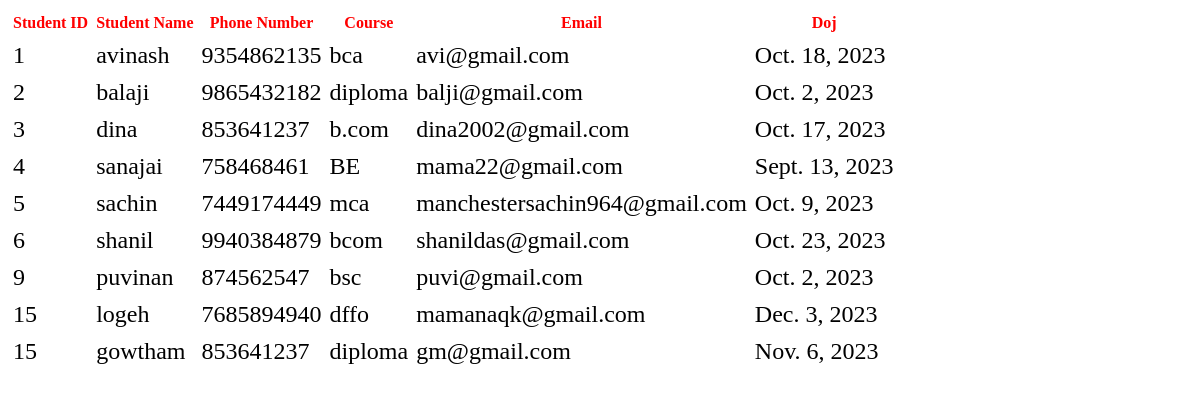
Page /model/get/ on the committed database.
### modelapp/models.py (models this page shows, shortened)
class studenttable(models.Model):
    studentid=models.IntegerField()
    studentname=models.CharField(max_length=15)
    phonenumber=models.IntegerField()
    coursename=models.CharField(max_length=10)
    emailid=models.EmailField()
    doj=models.DateField()

### modelapp/views.py (the view)
# urls.py: path('get/',views.getstudent),
def getstudent(request):
    student=studenttable.objects.all()
    return render(request,"modelapp//studentdetails.html",context={"student":student})

### Templates/modelapp/studentdetails.html (shortened to what this page needs)
<!DOCTYPE html>
<html lang="en">
<head>
      {% load static %}
    <link rel ="stylesheet" href="{% static  'css\\modela.css'%}">
</head>
    <body>
    <table class="redtable">
        <tr>
        <th>Student ID</th>
        <th>Student Name</th>
        <th>Phone Number</th>
        <th>Course</th>
        <th>Email</th>
        <th>Doj</th>
        </tr>
        <tr>
            {% for s in student %}
            <td>{{s.studentid}}</td>
            <td>{{s.studentname}}</td>
            <td>{{s.phonenumber}}</td>
            <td>{{s.coursename}}</td>
            <td>{{s.emailid}}</td>
            <td>{{s.doj}}</td>
        </tr>
        {% endfor %}
    </table>
</html>

### static/css/modela.css (style rules this page uses)
table.redtable td,table.redtable th { border:1px solid #FFFFFF; padding:3px 2px; }
table.redtable tbody td { font-size:24px; }
th { color: red; }
td,th { border:1px solid #ccc }

### rows in the picture
studenttable: studentid "1", studentname "avinash", phonenumber "9354862135", coursename "bca", emailid "avi@gmail.com", doj "Oct. 18, 2023"
studenttable: studentid "2", studentname "balaji", phonenumber "9865432182", coursename "diploma", emailid "balji@gmail.com", doj "Oct. 2, 2023"
studenttable: studentid "3", studentname "dina", phonenumber "853641237", coursename "b.com", emailid "dina2002@gmail.com", doj "Oct. 17, 2023"
studenttable: studentid "4", studentname "sanajai", phonenumber "758468461", coursename "BE", emailid "mama22@gmail.com", doj "Sept. 13, 2023"
studenttable: studentid "5", studentname "sachin", phonenumber "7449174449", coursename "mca", emailid "manchestersachin964@gmail.com", doj "Oct. 9, 2023"
studenttable: studentid "6", studentname "shanil", phonenumber "9940384879", coursename "bcom", emailid "shanildas@gmail.com", doj "Oct. 23, 2023"
studenttable: studentid "9", studentname "puvinan", phonenumber "874562547", coursename "bsc", emailid "puvi@gmail.com", doj "Oct. 2, 2023"
studenttable: studentid "15", studentname "logeh", phonenumber "7685894940", coursename "dffo", emailid "mamanaqk@gmail.com", doj "Dec. 3, 2023"
studenttable: studentid "15", studentname "gowtham", phonenumber "853641237", coursename "diploma", emailid "gm@gmail.com", doj "Nov. 6, 2023"
